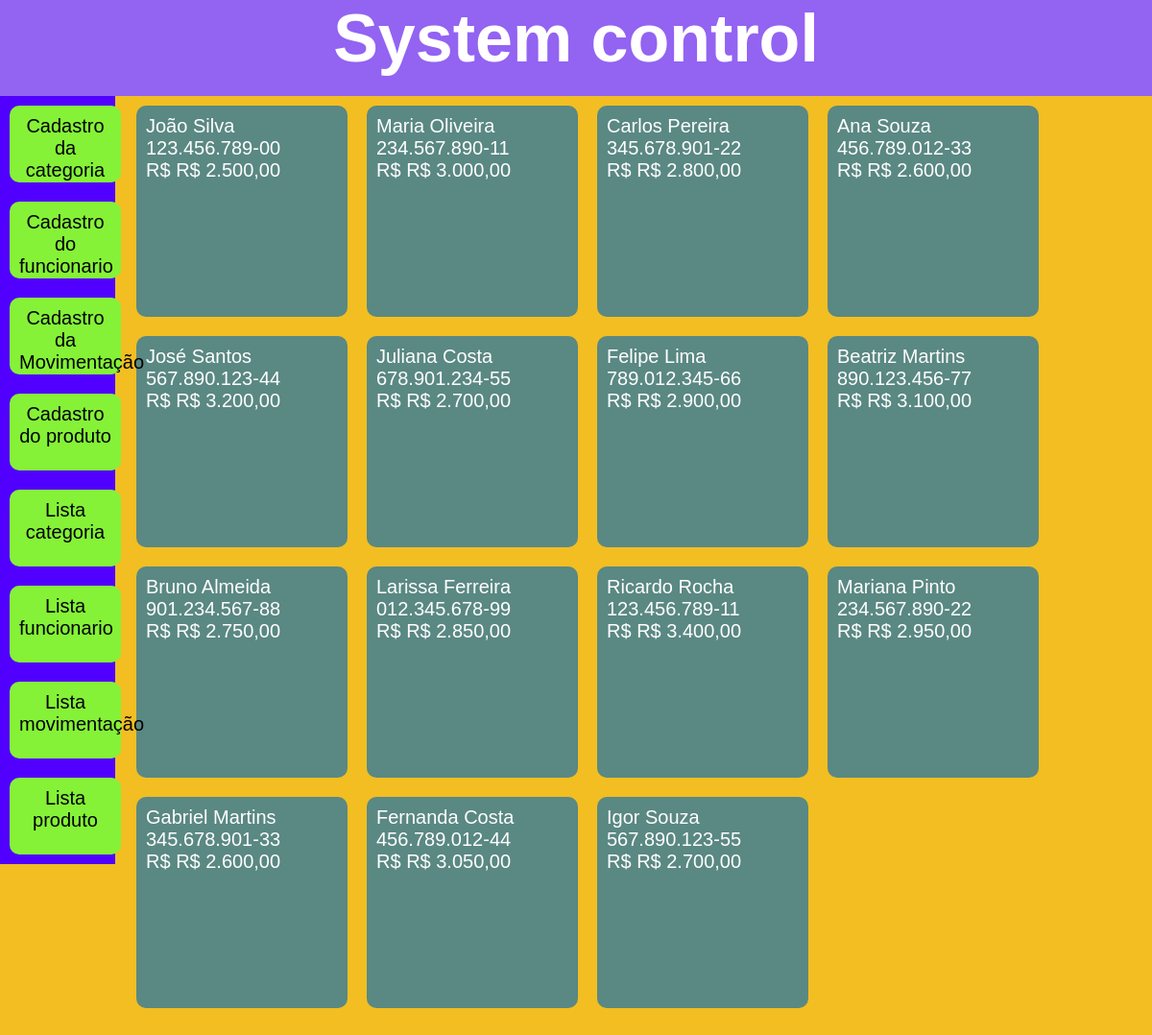
Before: /funcionario with the older database file.
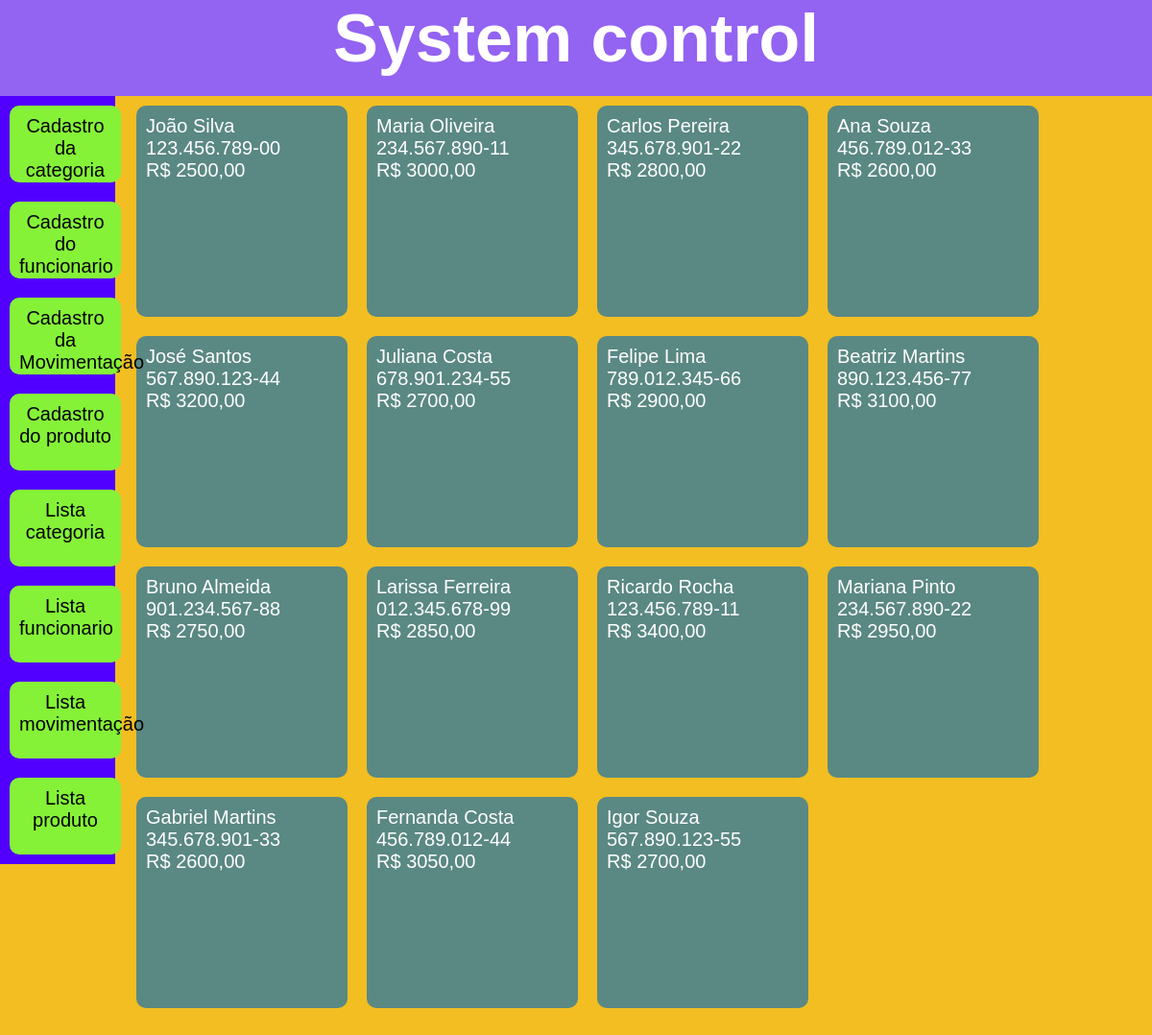
After: the same page with the newer database file.
### models.py (models this page shows, shortened)
class Funcionario(Base):
    __tablename__ = 'funcionarios'
    ID_funcionario = Column(Integer, primary_key=True)
    nome_funcionario = Column(String(40), nullable=False, index=True)
    CPF = Column(String(11), nullable=False, index=True, unique=True)
    salario = Column(Float, nullable=False, index=True)
    def serialize_funcionario(self):
        dados_funcionario = {
            'ID_funcionario': self.ID_funcionario,
            'nome_funcionario': self.nome_funcionario,
            'CPF': self.CPF,
            'salario': self.salario,
        }
        return dados_funcionario

### app.py (the view)
@app.route('/funcionario', methods=['GET', 'POST'])
def funcionarios_func():
    lista_funcionarios = select(Funcionario).select_from(Funcionario)
    lista_funcionarios = db_session.execute(lista_funcionarios).scalars()
    resultado = []
    print(lista_funcionarios)
    for func in lista_funcionarios:
        resultado.append(func.serialize_funcionario())
    return render_template('lista_funcionario.html', var_funcionario=resultado)

### templates/lista_funcionario.html
{% extends 'templates.html' %}
{% block conteudo %}
    {% for funcionario in var_funcionario %}
        <div class="card">
            <p>{{funcionario.nome_funcionario}}</p>
            <p>{{funcionario.CPF}}</p>
            <p>R$ {{funcionario.salario}}</p>
        </div>
    {% endfor%}
{% endblock %}

### templates/templates.html (shortened to what this page needs)
<!doctype html>
<html lang="en">
<head>
    <link rel="stylesheet" href="/static/templates.css">
</head>
<body>
<div class="container">
    <header>
        <h1><strong>System control</strong></h1>
    </header>
    <nav>
        <div class="menu">
           <a href="{{url_for('cadastro_categorias_func')}}"> Cadastro da categoria </a>
        </div>
        <div class="menu">
            <a href="{{url_for('cadastro_funcionarios_func')}}"> Cadastro do funcionario</a>
        </div>
        <div class="menu">
             <a href="{{url_for('cadastro_movimentacao_func')}}"> Cadastro da Movimentação</a>
        </div>
        <div class="menu">
             <a href="{{url_for('cadastro_produtos_func')}}"> Cadastro do produto</a>
        </div>
        <div class="menu">
             <a href="{{ url_for('categorias_func') }}"> Lista categoria</a>
        </div>
        <div class="menu">
             <a href="{{ url_for('funcionarios_func') }}"> Lista funcionario</a>
        </div>
        <div class="menu">
             <a href="{{ url_for('movimentacao_func') }}"> Lista movimentação</a>
        </div>
        <div class="menu">
             <a href="{{ url_for('produtos_func') }}"> Lista produto</a>
        </div>
    </nav>
    <main>
        {% block conteudo %}
        {% endblock %}
    </main>
</div>
</body>
</html>

### static/templates.css (style rules this page uses)
* { margin: 0; padding: 0; }
body, html { height: 100vh; font-family: "Franklin Gothic Heavy", sans-serif; font-size: 20px; background-color: #F2BE22; }
li, a { color:black; text-decoration: none; }
.container { display: block; height: 100vh; vertical-align: top; }
header { background-color: #9363f2; display: block; height: 100px; width: 100vw; text-align: center; color: white; font-size: 35px; position: fixed; top: 0; }
nav { background-color: #5100ff; display: inline-block; height: 100vh; width: 10vw; color: white; position: fixed; top: 100px; }
main { background-color: #F2BE22; display: inline-block; width: 89%; height: 1000vh; vertical-align: top; color: white; float: right; margin-top: 100px; }
.card { background-color: #5a8883; height: 200px; width: 200px; border-radius: 10px; margin: 10px; font-size: 20px; padding: 10px; font-family: Bahnschrift, sans-serif; float: left; }
.menu { background-color: #85F238; height: 60px; width: 8vw; border-radius: 10px; margin: 10px; padding: 10px; font-size: 20px; float: left; text-align: center; }

Changed rows visible on the page:
changed Funcionario "João Silva": salario "R$ 2.500,00" → "2500,00"
changed Funcionario "Maria Oliveira": salario "R$ 3.000,00" → "3000,00"
changed Funcionario "Carlos Pereira": salario "R$ 2.800,00" → "2800,00"
changed Funcionario "Ana Souza": salario "R$ 2.600,00" → "2600,00"
changed Funcionario "José Santos": salario "R$ 3.200,00" → "3200,00"
changed Funcionario "Juliana Costa": salario "R$ 2.700,00" → "2700,00"
changed Funcionario "Felipe Lima": salario "R$ 2.900,00" → "2900,00"
changed Funcionario "Beatriz Martins": salario "R$ 3.100,00" → "3100,00"
changed Funcionario "Bruno Almeida": salario "R$ 2.750,00" → "2750,00"
changed Funcionario "Larissa Ferreira": salario "R$ 2.850,00" → "2850,00"
changed Funcionario "Ricardo Rocha": salario "R$ 3.400,00" → "3400,00"
changed Funcionario "Mariana Pinto": salario "R$ 2.950,00" → "2950,00"
changed Funcionario "Gabriel Martins": salario "R$ 2.600,00" → "2600,00"
changed Funcionario "Fernanda Costa": salario "R$ 3.050,00" → "3050,00"
changed Funcionario "Igor Souza": salario "R$ 2.700,00" → "2700,00"
